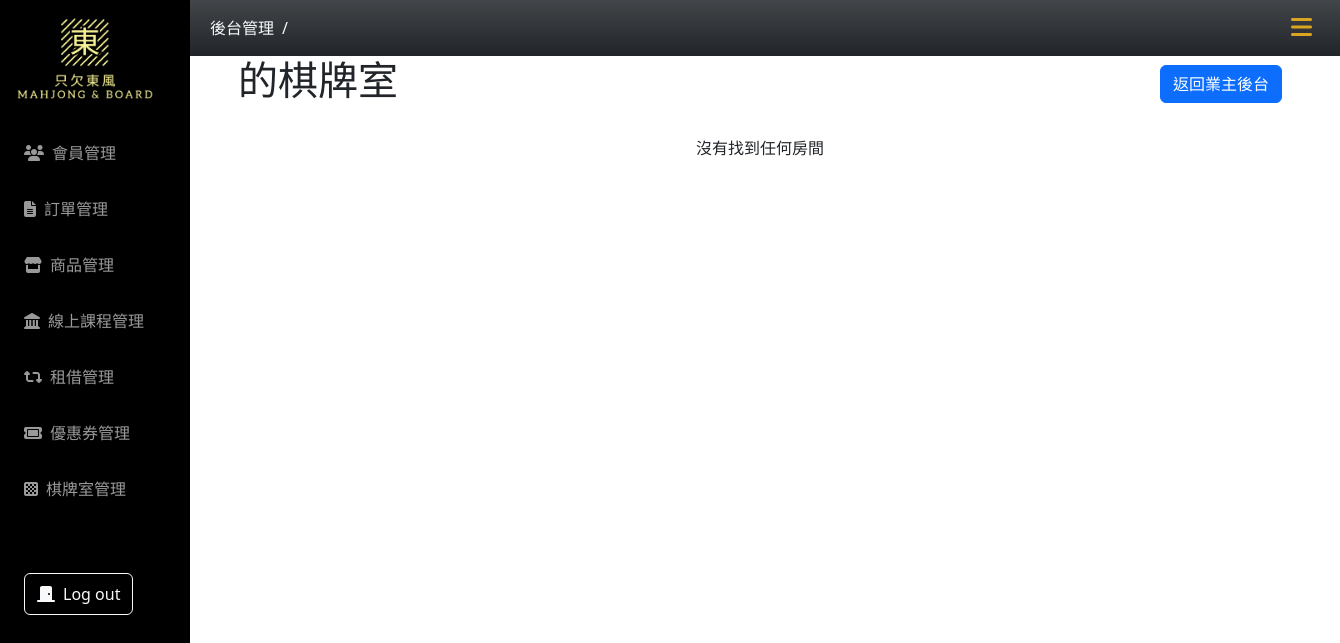
The page /mahjong_room/userRoomsOverview.php on the database as committed earlier.
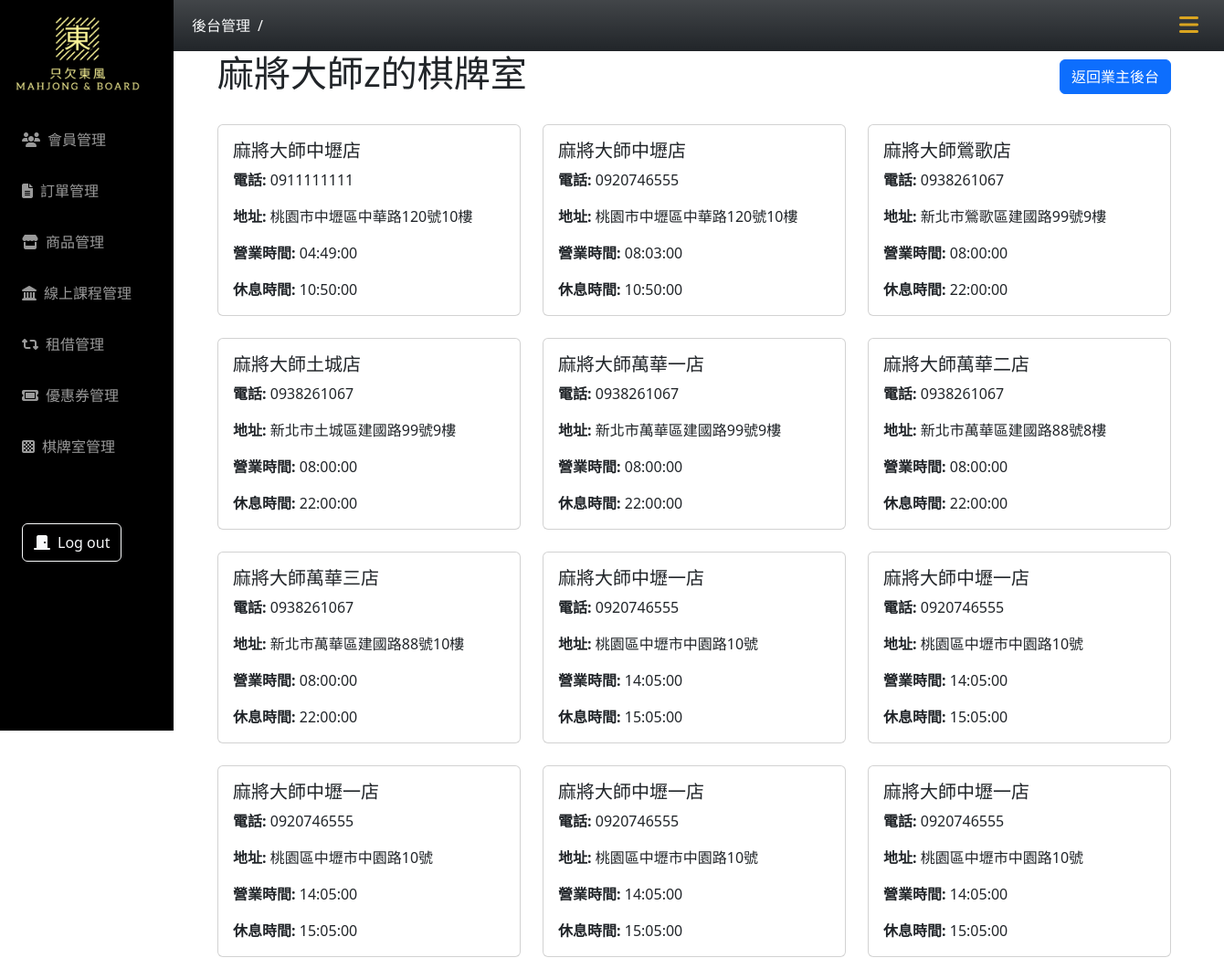
The same page on the database as committed later.
### tables this page shows
CREATE TABLE `owner` (
  `id` int(11) NOT NULL,
  `member_type` text NOT NULL DEFAULT '企業會員',
  `account` varchar(50) NOT NULL,
  `password` varchar(255) NOT NULL DEFAULT '12345',
  `company_name` varchar(100) NOT NULL,
  `company_phone` varchar(20) NOT NULL,
  `fax_phone` varchar(20) DEFAULT NULL,
  `company_email` varchar(100) NOT NULL,
  `company_address` varchar(255) NOT NULL,
  `responsible_person` varchar(50) NOT NULL,
  `tax_ID_number` text NOT NULL,
  `created_at` timestamp NOT NULL DEFAULT current_timestamp(),
  `valid` text NOT NULL DEFAULT '1'
);

CREATE TABLE `mahjong_room` (
  `room_id` int(11) NOT NULL,
  `name` varchar(10) NOT NULL,
  `tele` varchar(10) NOT NULL,
  `tax_number` varchar(8) NOT NULL,
  `address` varchar(100) NOT NULL,
  `open_time` time DEFAULT NULL,
  `close_time` time DEFAULT NULL,
  `create_at` datetime NOT NULL DEFAULT current_timestamp(),
  `update_at` datetime DEFAULT current_timestamp(),
  `owner_id` int(11) DEFAULT NULL,
  `is_deleted` tinyint(4) NOT NULL
);

### mahjong_room/userRoomsOverview.php (the view, shortened to what this page needs)
<?php
require_once("../db_connect_mahjong.php");
if (!isset($_GET["id"])) {
  $id = 1;
} else {
  $id = $_GET["id"];
}
$sql = "SELECT mahjong_room.*, owner.company_name FROM mahjong_room JOIN owner ON mahjong_room.owner_id = owner.id WHERE owner_id=$id";
$result = $conn->query($sql);
$rooms = $result ? $result->fetch_all(MYSQLI_ASSOC) : [];
$sqlOwner = "SELECT * FROM owner WHERE id=$id";
$resultOwner = $conn->query($sqlOwner);
$owner = $resultOwner->fetch_assoc();
?>
<!DOCTYPE html>
<html lang="zh-Hant">
<head>
  <?php include("../css-mahjong.php") ?>
</head>
<body>
  <?php include("../nav.php") ?>
  <div class="container main-content px-5">
    <div class="d-flex justify-content-between align-items-center mb-4">
      <h1 class="text-center"><?= $owner["company_name"] ?>的棋牌室</h1>
      <a href="./dash/sidebar-nav.php" class="btn btn-primary">返回業主後台</a>
    </div>
    <div class="row">
      <?php if (!empty($rooms)) : ?>
        <?php foreach ($rooms as $room) : ?>
          <div class="col-md-4 mb-4 d-flex">
            <a href="roomDetails.php?room_id=<?= htmlspecialchars($room['room_id']) ?>" class="card-link w-100">
              <div class="card w-100">
                <div class="card-body">
                  <h5 class="card-title"><?= htmlspecialchars($room["name"]) ?></h5>
                  <p class="card-text"><strong>電話:</strong> <?= htmlspecialchars($room["tele"]) ?></p>
                  <p class="card-text"><strong>地址:</strong> <?= htmlspecialchars($room["address"]) ?></p>
                  <p class="card-text"><strong>營業時間:</strong> <?= htmlspecialchars($room["open_time"]) ?></p>
                  <p class="card-text"><strong>休息時間:</strong> <?= htmlspecialchars($room["close_time"]) ?></p>
                </div>
              </div>
            </a>
          </div>
        <?php endforeach; ?>
      <?php else : ?>
        <div class="col-12">
          <p class="text-center">沒有找到任何房間</p>
        </div>
      <?php endif; ?>
    </div>
  </div>
</body>
</html>

Rows that differ between the two databases and show on the page:
added owner: company_name "麻將大師z"
added mahjong_room: name "麻將大師中壢店", tele "0911111111", address "桃園市中壢區中華路120號10樓", open_time "04:49:00", close_time "10:50:00"
added mahjong_room: name "麻將大師中壢店", tele "0920746555", address "桃園市中壢區中華路120號10樓", open_time "08:03:00", close_time "10:50:00"
added mahjong_room: name "麻將大師鶯歌店", tele "0938261067", address "新北市鶯歌區建國路99號9樓", open_time "08:00:00", close_time "22:00:00"
added mahjong_room: name "麻將大師土城店", tele "0938261067", address "新北市土城區建國路99號9樓", open_time "08:00:00", close_time "22:00:00"
added mahjong_room: name "麻將大師萬華一店", tele "0938261067", address "新北市萬華區建國路99號9樓", open_time "08:00:00", close_time "22:00:00"
added mahjong_room: name "麻將大師萬華二店", tele "0938261067", address "新北市萬華區建國路88號8樓", open_time "08:00:00", close_time "22:00:00"
added mahjong_room: name "麻將大師萬華三店", tele "0938261067", address "新北市萬華區建國路88號10樓", open_time "08:00:00", close_time "22:00:00"
added mahjong_room: name "麻將大師中壢一店", tele "0920746555", address "桃園區中壢市中園路10號", open_time "14:05:00", close_time "15:05:00"
added mahjong_room: name "麻將大師中壢一店", tele "0920746555", address "桃園區中壢市中園路10號", open_time "14:05:00", close_time "15:05:00"
added mahjong_room: name "麻將大師中壢一店", tele "0920746555", address "桃園區中壢市中園路10號", open_time "14:05:00", close_time "15:05:00"
added mahjong_room: name "麻將大師中壢一店", tele "0920746555", address "桃園區中壢市中園路10號", open_time "14:05:00", close_time "15:05:00"
added mahjong_room: name "麻將大師中壢一店", tele "0920746555", address "桃園區中壢市中園路10號", open_time "14:05:00", close_time "15:05:00"
Other text that changed with them:
text no longer shown: "沒有找到任何房間"
